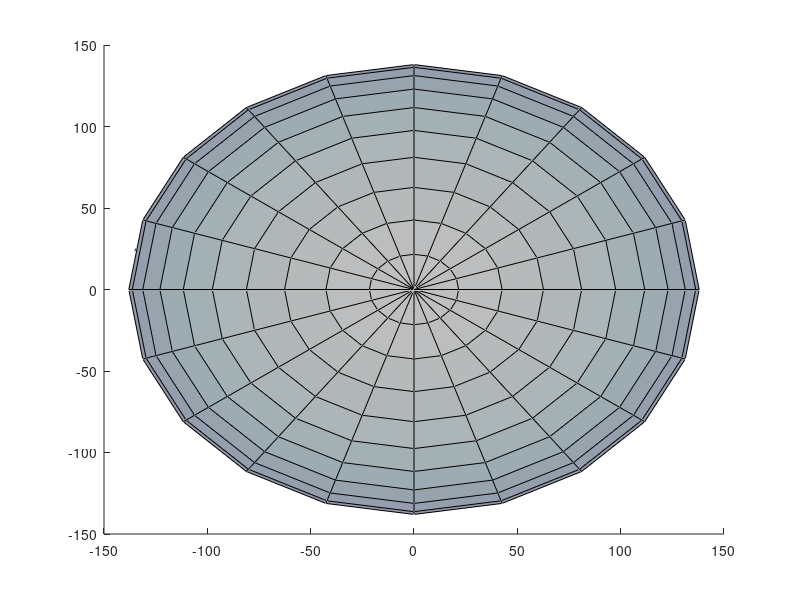

Reproduce this figure in MATLAB.
clear;
figure;
hold all;
[x,y,z] = sphere();
r = 138;
h = surf(r*x, r*y, r*z);
set(h, 'FaceAlpha', 0.5);
colormap(bone);
plot3([-134.187 , -117.338], [22.9009, 66.2314], [-22.6495, -29.8161], 'LineWidth', 4);
plot3([-39.7713 , 7.46237], [102.933, 101.775], [-82.8674, -92.8978], 'LineWidth', 4);
plot3([18.6745 , 64.9984], [17.4914, 7.70827], [-135.606, -121.487], 'LineWidth', 4);
plot3([47.3574 , 2.27829], [-80.0088, -97.346], [-101.975, -97.7855], 'LineWidth', 4);
plot3([-39.9231 , -60.049], [-34.4075, 10.6659], [-127.538, -123.79], 'LineWidth', 4);
